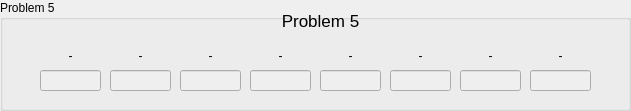
  <widget class="QGroupBox" name="groupBox_5">
   <property name="enabled">
    <bool>true</bool>
   </property>
   <property name="geometry">
    <rect>
     <x>10</x>
     <y>440</y>
     <width>631</width>
     <height>111</height>
    </rect>
   </property>
   <property name="title">
    <string>Problem 5</string>
   </property>
   <widget class="QLabel" name="Problem1_10">
    <property name="enabled">
     <bool>true</bool>
    </property>
    <property name="geometry">
     <rect>
      <x>280</x>
      <y>0</y>
      <width>81</width>
      <height>41</height>
     </rect>
    </property>
    <property name="font">
     <font>
      <pointsize>13</pointsize>
     </font>
    </property>
    <property name="text">
     <string>Problem 5</string>
    </property>
    <property name="alignment">
     <set>Qt::AlignCenter</set>
    </property>
   </widget>
   <widget class="QLabel" name="fiveAlbl">
    <property name="enabled">
     <bool>true</bool>
    </property>
    <property name="geometry">
     <rect>
      <x>30</x>
      <y>40</y>
      <width>81</width>
      <height>31</height>
     </rect>
    </property>
    <property name="text">
     <string>-</string>
    </property>
    <property name="alignment">
     <set>Qt::AlignCenter</set>
    </property>
   </widget>
   <widget class="QLineEdit" name="fiveAtxt">
    <property name="enabled">
     <bool>false</bool>
    </property>
    <property name="geometry">
     <rect>
      <x>40</x>
      <y>70</y>
      <width>61</width>
      <height>21</height>
     </rect>
    </property>
   </widget>
   <widget class="QLineEdit" name="fiveBtxt">
    <property name="enabled">
     <bool>false</bool>
    </property>
    <property name="geometry">
     <rect>
      <x>110</x>
      <y>70</y>
      <width>61</width>
      <height>21</height>
     </rect>
    </property>
   </widget>
   <widget class="QLabel" name="fiveBlbl">
    <property name="enabled">
     <bool>true</bool>
    </property>
    <property name="geometry">
     <rect>
      <x>100</x>
      <y>40</y>
      <width>81</width>
      <height>31</height>
     </rect>
    </property>
    <property name="text">
     <string>-</string>
    </property>
    <property name="alignment">
     <set>Qt::AlignCenter</set>
    </property>
   </widget>
   <widget class="QLineEdit" name="fiveCtxt">
    <property name="enabled">
     <bool>false</bool>
    </property>
    <property name="geometry">
     <rect>
      <x>180</x>
      <y>70</y>
      <width>61</width>
      <height>21</height>
     </rect>
    </property>
   </widget>
   <widget class="QLabel" name="fiveClbl">
    <property name="enabled">
     <bool>true</bool>
    </property>
    <property name="geometry">
     <rect>
      <x>170</x>
      <y>40</y>
      <width>81</width>
      <height>31</height>
     </rect>
    </property>
    <property name="text">
     <string>-</string>
    </property>
    <property name="alignment">
     <set>Qt::AlignCenter</set>
    </property>
   </widget>
   <widget class="QLabel" name="fiveDlbl">
    <property name="enabled">
     <bool>true</bool>
    </property>
    <property name="geometry">
     <rect>
      <x>240</x>
      <y>40</y>
      <width>81</width>
      <height>31</height>
     </rect>
    </property>
    <property name="text">
     <string>-</string>
    </property>
    <property name="alignment">
     <set>Qt::AlignCenter</set>
    </property>
   </widget>
   <widget class="QLineEdit" name="fiveDtxt">
    <property name="enabled">
     <bool>false</bool>
    </property>
    <property name="geometry">
     <rect>
      <x>250</x>
      <y>70</y>
      <width>61</width>
      <height>21</height>
     </rect>
    </property>
   </widget>
   <widget class="QLabel" name="fiveElbl">
    <property name="enabled">
     <bool>true</bool>
    </property>
    <property name="geometry">
     <rect>
      <x>310</x>
      <y>40</y>
      <width>81</width>
      <height>31</height>
     </rect>
    </property>
    <property name="text">
     <string>-</string>
    </property>
    <property name="alignment">
     <set>Qt::AlignCenter</set>
    </property>
   </widget>
   <widget class="QLineEdit" name="fiveEtxt">
    <property name="enabled">
     <bool>false</bool>
    </property>
    <property name="geometry">
     <rect>
      <x>320</x>
      <y>70</y>
      <width>61</width>
      <height>21</height>
     </rect>
    </property>
   </widget>
   <widget class="QLabel" name="fiveFlbl">
    <property name="enabled">
     <bool>true</bool>
    </property>
    <property name="geometry">
     <rect>
      <x>380</x>
      <y>40</y>
      <width>81</width>
      <height>31</height>
     </rect>
    </property>
    <property name="text">
     <string>-</string>
    </property>
    <property name="alignment">
     <set>Qt::AlignCenter</set>
    </property>
   </widget>
   <widget class="QLineEdit" name="fiveFtxt">
    <property name="enabled">
     <bool>false</bool>
    </property>
    <property name="geometry">
     <rect>
      <x>390</x>
      <y>70</y>
      <width>61</width>
      <height>21</height>
     </rect>
    </property>
   </widget>
   <widget class="QLabel" name="fiveGlbl">
    <property name="enabled">
     <bool>true</bool>
    </property>
    <property name="geometry">
     <rect>
      <x>450</x>
      <y>40</y>
      <width>81</width>
      <height>31</height>
     </rect>
    </property>
    <property name="text">
     <string>-</string>
    </property>
    <property name="alignment">
     <set>Qt::AlignCenter</set>
    </property>
   </widget>
   <widget class="QLineEdit" name="fiveGtxt">
    <property name="enabled">
     <bool>false</bool>
    </property>
    <property name="geometry">
     <rect>
      <x>460</x>
      <y>70</y>
      <width>61</width>
      <height>21</height>
     </rect>
    </property>
   </widget>
   <widget class="QLabel" name="fiveHlbl">
    <property name="enabled">
     <bool>true</bool>
    </property>
    <property name="geometry">
     <rect>
      <x>520</x>
      <y>40</y>
      <width>81</width>
      <height>31</height>
     </rect>
    </property>
    <property name="text">
     <string>-</string>
    </property>
    <property name="alignment">
     <set>Qt::AlignCenter</set>
    </property>
   </widget>
   <widget class="QLineEdit" name="fiveHtxt">
    <property name="enabled">
     <bool>false</bool>
    </property>
    <property name="geometry">
     <rect>
      <x>530</x>
      <y>70</y>
      <width>61</width>
      <height>21</height>
     </rect>
    </property>
   </widget>
  </widget>
